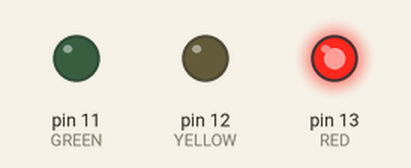
Simulated run of this sketch. Board: Arduino Uno, built with avr-gcc and run on an emulated ATmega328P. Shown: output pins drawn as LEDs (lit = HIGH).

Above: at 0.1 s.
At 24.2 s:
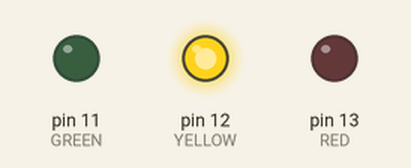
At 63.25 s:
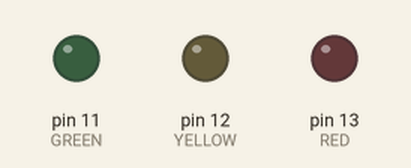
At 93.7 s:
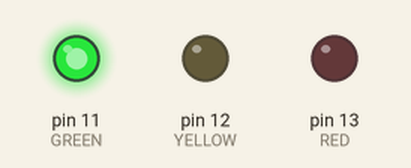
Timing chart, 0 to 130.0 s (numbered marks = the images above):
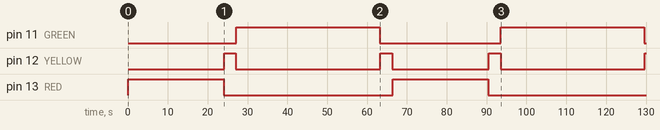

Measured:
- by itself, pin 11 (GREEN): alternates HIGH for 36.0 s and LOW for 30.4 s
- by itself, pin 12 (YELLOW): goes HIGH 3.0 s, LOW 36.2 s, HIGH 3.0 s, LOW 24.2 s, HIGH 3.0 s, LOW 36.2 s, then HIGH
- by itself, pin 13 (RED): alternates HIGH for 24.0 s and LOW for 42.4 s

The sketch:

Stoplight_Animation.ino
```cpp
// LED Stoplight Animation

int RED = 13;
int YELLOW = 12;
int GREEN = 11;

void setup() {
   pinMode(RED, OUTPUT);
   pinMode(YELLOW, OUTPUT);
   pinMode(GREEN, OUTPUT);
}

// green & red light lengths are in a standard 3:2 ratio
void loop() {
  digitalWrite(RED, HIGH);
  delay(24000); // 24s red light
  digitalWrite(RED, LOW);
  delay(100);
  digitalWrite(YELLOW, HIGH);
  delay(3000); // 3s yellow light
  digitalWrite(YELLOW, LOW);
  delay(100);
  digitalWrite(GREEN, HIGH);
  delay(36000); // 36s green light
  digitalWrite(GREEN, LOW);
  delay(100);
  digitalWrite(YELLOW, HIGH);
  delay(3000); // 3s yellow light
  digitalWrite(YELLOW, LOW);
  delay(100);
}
```
